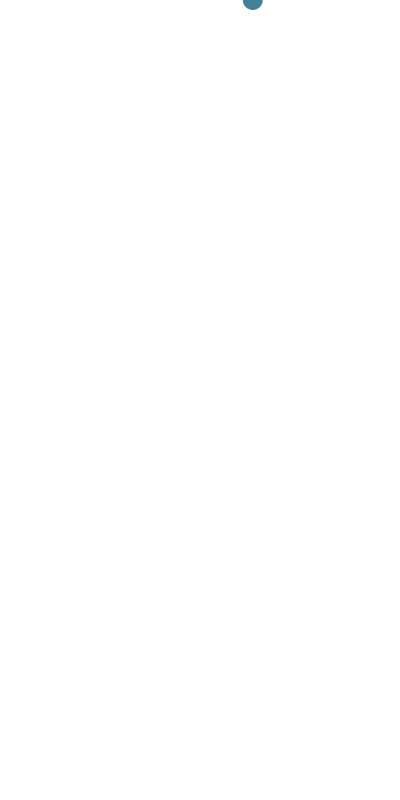
Frame 1 (no input)
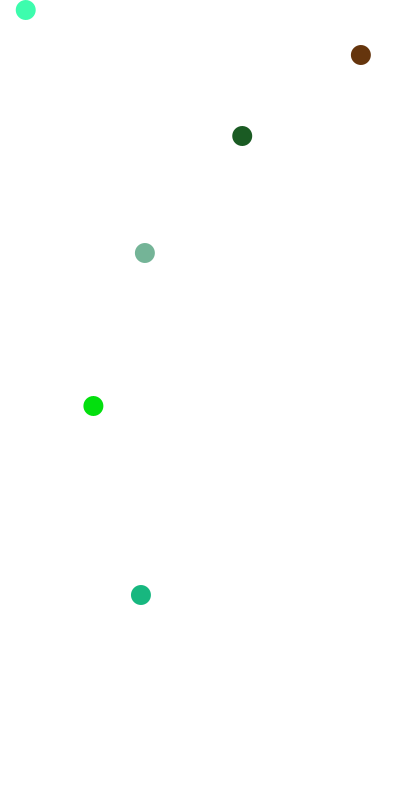
Frame 60 (the mouse pressed at the canvas centre just before this capture)
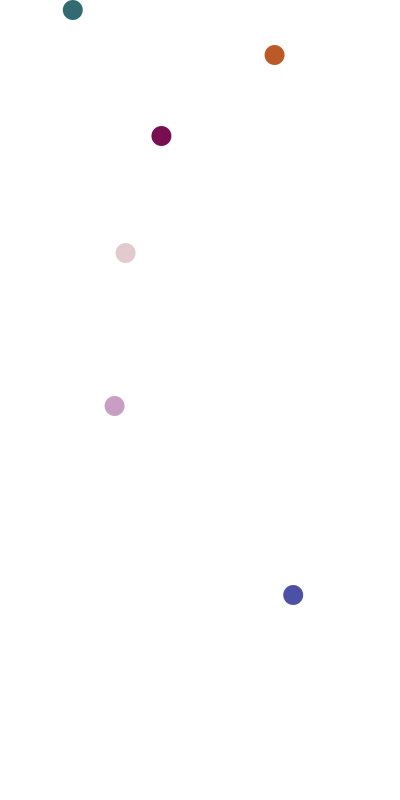
Frame 120 (the mouse held since frame 60 and released just before this capture)

The Processing sketch that drew these frames (run headless with seeded random() and noise(); from frame 60 on, the mouse is pressed at the canvas centre):

// Processing sketch: colorful_multiple_ellipse
// ── colorful_multiple_ellipse.pde
float[] x = new float [200];
float[] y = new float [200];
float[] v = new float [200];
float[] a = new float [200];
int[] c = new int [200];

boolean OneExist = false;
boolean ZeroExist = true;

void setup()
{
  size(400,800);
  frameRate(60);
  noStroke();
  for(int i = 0; i < 200; i++)
  {
    makeOne(i);
  }
}

void draw()
{
  background(255, 255, 255);

  if(ZeroExist)
  {
    makeEllipse(0);
  }
    
  for (int i = 0; i < 99; i++)
  {
    fallEllipse(i);
  }
  
  if(y[99] >= height/50)
  {
    OneExist = true;
  }
  
  if(y[99] > height)
  {
    ZeroExist = false;
    for(int i = 0; i < 100; i++)
    {
      makeOne(i);
    }
  }
  
  if(OneExist)
  {
    makeEllipse(100);
  }
  
  for(int i = 100; i < 199; i++)
  {
    fallEllipse(i);
  }
  
  if(y[199] >= height/50)
  {
    ZeroExist = true;
  }
  
  if(y[199] + v[199] > height)
  {
    OneExist = false;
    for(int i = 100; i < 200; i++)
    {
      makeOne(i);
    }
  }
}

void makeOne(int i)
{
  x[i] = random(4,76);
  y[i] = 0;
  v[i] = 0;
  if(i <= 99)
  {
    a[i] = 1;
  } else {
    a[i] = 2;
  }
  c[i] = int(random(0,0xffffff)) | 0xff000000;
}

void makeEllipse(int i)
{
  fill(c[i]);
  ellipse(x[i]*5, y[i], 20, 20);
  
  y[i] += v[i];
  v[i] += a[i];
}

void fallEllipse(int i)
{
  if(y[i] > height/50)
  {
    fill(c[i+1]);
    ellipse(x[i + 1]*5, y[i + 1], 20, 20);
    
    y[i + 1] += v[i + 1];
    v[i + 1] += a[i + 1];
  }
}
